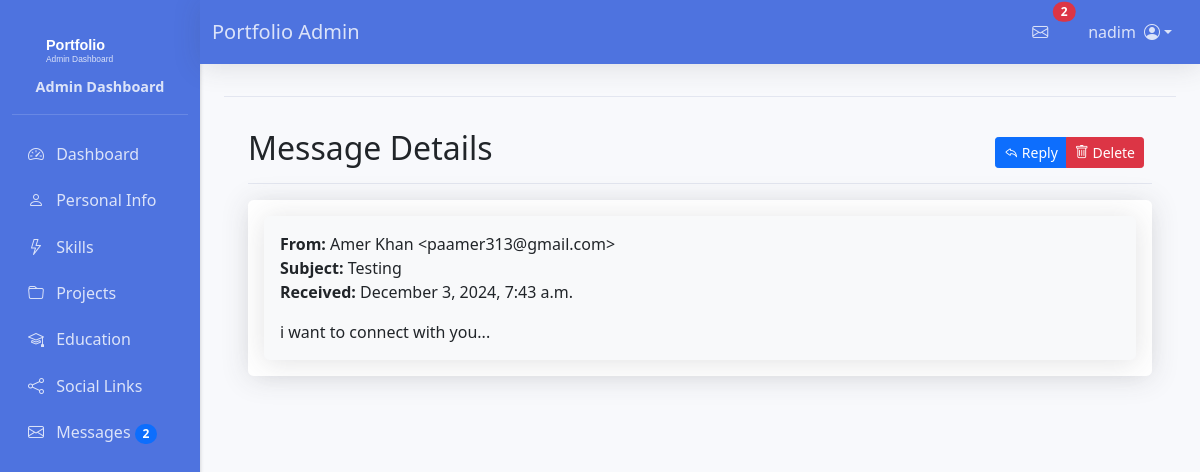
Screenshot of /dashboard/messages/11/ (signed in) with the database file from the repository.
### portfolio/models.py (models this page shows, shortened)
class ContactMessage(models.Model):
    name = models.CharField(max_length=100)
    email = models.EmailField()
    subject = models.CharField(max_length=200)
    message = models.TextField()
    created_at = models.DateTimeField(auto_now_add=True)
    is_read = models.BooleanField(default=False)
    class Meta:
        ordering = ['-created_at']

### portfolio/views.py (the view)
# urls.py: path('dashboard/messages/<int:pk>/', views.message_detail, name='message_detail'),
@login_required
def message_detail(request, pk):
    message = get_object_or_404(ContactMessage, pk=pk)
    if not message.is_read:
        message.is_read = True
        message.save()
    return render(request, 'portfolio/admin/message_detail.html', {'message': message})

### portfolio/context_processors.py (called while the page is built)
def unread_messages(request):
    if request.user.is_authenticated:
        unread_count = ContactMessage.objects.filter(is_read=False).count()
        recent_unread_messages = ContactMessage.objects.filter(is_read=False).order_by('-created_at')[:5]
        return {
            'unread_count': unread_count,
            'recent_messages': recent_unread_messages
        }
    return {
        'unread_count': 0,
        'recent_messages': []
    }

### portfolio/templates/portfolio/admin/message_detail.html (shortened to what this page needs)
{% extends 'portfolio/admin/base_admin.html' %}
{% block admin_content %}
<div class="container-fluid">
    <div class="d-flex justify-content-between flex-wrap flex-md-nowrap align-items-center pt-3 pb-2 mb-3 border-bottom">
        <h1 class="h2">Message Details</h1>
        <div class="btn-toolbar mb-2 mb-md-0">
            <div class="btn-group me-2">
                <a href="{% url 'portfolio:message_reply' message.pk %}" class="btn btn-sm btn-primary">
                    <i class="bi bi-reply"></i> Reply
                </a>
                <button type="button"
                        class="btn btn-sm btn-danger"
                        data-bs-toggle="modal"
                        data-bs-target="#deleteModal">
                    <i class="bi bi-trash"></i> Delete
                </button>
            </div>
        </div>
    </div>
    <div class="row">
        <div class="col-12">
            <div class="card">
                <div class="card-body">
                    <div class="original-message">
                        <div class="card bg-light">
                            <div class="card-body">
                                <div class="message-meta mb-3">
                                    <strong>From:</strong> {{ message.name }} &lt;{{ message.email }}&gt;<br>
                                    <strong>Subject:</strong> {{ message.subject }}<br>
                                    <strong>Received:</strong> {{ message.created_at|date:"F j, Y, g:i a" }}
                                </div>
                                <p class="mb-0 white-space-pre-wrap">{{ message.message }}</p>
                            </div>
                        </div>
                    </div>
                </div>
            </div>
        </div>
    </div>
</div>
{% endblock %}

### portfolio/templates/portfolio/admin/base_admin.html (shortened to what this page needs)
{% load static %}
<!DOCTYPE html>
<html lang="en">
<head>
    <link href="https://cdn.jsdelivr.net/npm/bootstrap@5.1.3/dist/css/bootstrap.min.css" rel="stylesheet">
    <link href="https://cdn.jsdelivr.net/npm/bootstrap-icons@1.8.1/font/bootstrap-icons.css" rel="stylesheet">
</head>
<body>
    {% if user.is_authenticated and request.path|slice:":10" == '/dashboard' %}
    <nav class="navbar navbar-expand-lg navbar-light bg-white fixed-top">
        <div class="container-fluid">
            <a class="navbar-brand mx-auto mx-md-0" href="{% url 'portfolio:admin_dashboard' %}">
                Portfolio Admin
            </a>
            <div class="d-flex align-items-center order-lg-2">
                {% if user.is_authenticated %}
                <div class="nav-item dropdown me-2">
                    <a class="nav-link position-relative" href="#" id="messagesDropdown" role="button" data-bs-toggle="dropdown" data-bs-auto-close="outside" aria-expanded="false">
                        <i class="bi bi-envelope"></i>
                        {% if unread_count > 0 %}
                            <span class="position-absolute top-0 start-100 translate-middle badge rounded-pill bg-danger">
                                {{ unread_count }}
                            </span>
                        {% endif %}
                    </a>
                </div>
                <div class="nav-item dropdown">
                    <a class="nav-link dropdown-toggle d-flex align-items-center" href="#" role="button" id="userDropdown" data-bs-toggle="dropdown" aria-expanded="false">
                        <span class="d-none d-lg-inline me-2">{{ request.user.username }}</span>
                        <i class="bi bi-person-circle"></i>
                    </a>
                </div>
                {% endif %}
            </div>
        </div>
    </nav>
    {% endif %}
{% block content %}
{% if user.is_authenticated %}
<div class="container-fluid">
    <div class="row">
        <nav id="sidebar" class="col-md-3 col-lg-2 d-md-block sidebar">
            <div class="position-sticky pt-3">
                <div class="sidebar-brand">
                    <img src="{% static 'portfolio/img/logo.svg' %}" alt="Portfolio Logo">
                    <span class="sidebar-brand-text">Admin Dashboard</span>
                </div>
                <ul class="nav flex-column">
                    <li class="nav-item">
                        <a class="nav-link {% if request.resolver_match.url_name == 'admin_dashboard' %}active{% endif %}"
                           href="{% url 'portfolio:admin_dashboard' %}">
                            <i class="bi bi-speedometer2"></i> Dashboard
                        </a>
                    </li>
                    <li class="nav-item">
                        <a class="nav-link {% if 'personal-info' in request.path %}active{% endif %}"
                           href="{% url 'portfolio:personal_info_edit' %}">
                            <i class="bi bi-person"></i> Personal Info
                        </a>
                    </li>
                    <li class="nav-item">
                        <a class="nav-link {% if 'skills' in request.path %}active{% endif %}"
                           href="{% url 'portfolio:skill_list' %}">
                            <i class="bi bi-lightning"></i> Skills
                        </a>
                    </li>
                    <li class="nav-item">
                        <a class="nav-link {% if 'projects' in request.path %}active{% endif %}"
                           href="{% url 'portfolio:project_list' %}">
                            <i class="bi bi-folder"></i> Projects
                        </a>
                    </li>
                    <li class="nav-item">
                        <a class="nav-link {% if 'education' in request.path %}active{% endif %}"
                           href="{% url 'portfolio:education_list' %}">
                            <i class="bi bi-mortarboard"></i> Education
                        </a>
                    </li>
                    <li class="nav-item">
                        <a class="nav-link {% if 'social-links' in request.path %}active{% endif %}"
                           href="{% url 'portfolio:social_link_list' %}">
                            <i class="bi bi-share"></i> Social Links
                        </a>
                    </li>
                    <li class="nav-item">
                        <a class="nav-link {% if request.resolver_match.url_name == 'message_list' %}active{% endif %}"
                           href="{% url 'portfolio:message_list' %}">
                            <i class="bi bi-envelope"></i>
                            Messages
                            {% if unread_count > 0 %}
                            <span class="badge bg-primary rounded-pill">{{ unread_count }}</span>
                            {% endif %}
                        </a>
                    </li>
                </ul>
            </div>
        </nav>
        <main class="col-md-9 ms-sm-auto col-lg-10 px-md-4">
            <div class="d-flex justify-content-between flex-wrap flex-md-nowrap align-items-center pt-3 pb-2 mb-3 border-bottom">
            </div>
            {% block admin_content %}{% endblock %}
        </main>
    </div>
</div>
{% else %}
<div class="container mt-5">
    <div class="alert alert-warning">
        Please <a href="{% url 'login' %}">log in</a> to access the admin dashboard.
    </div>
</div>
{% endif %}
{% endblock %}
</body>
</html>

### portfolio/templates/portfolio/admin/message_detail.html (style rules this page uses)
.white-space-pre-wrap { white-space: pre-wrap; }

### rows the page displays
ContactMessage: name "Amer Khan", email "paamer313@gmail.com", subject "Testing", created_at "December 3, 2024, 7:43 a.m.", message "i want to connect with you..."

### other values shown
{{ unread_count }} "2"
{{ request.user.username }} "nadim"
